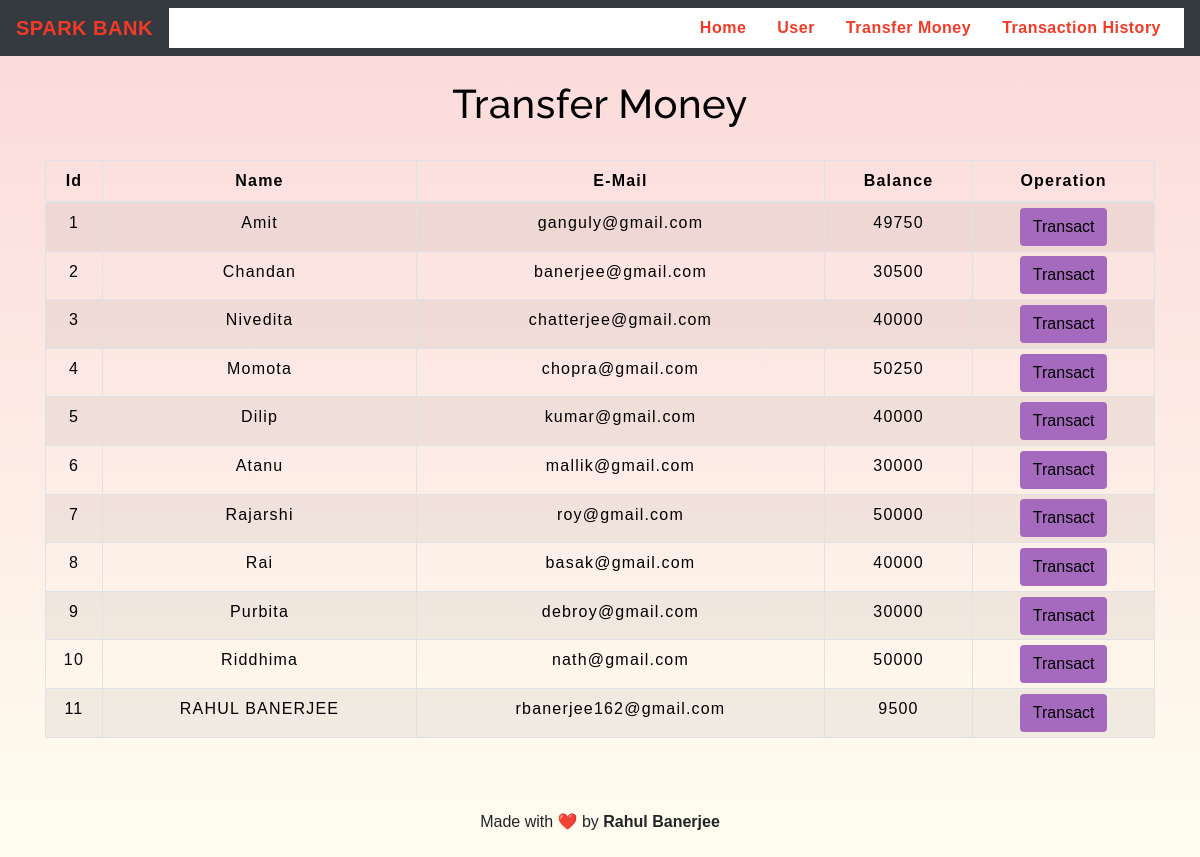
The app's page /transfermoney.php with its own data.
### tables this page shows
CREATE TABLE `users` (
  `id` int(3) NOT NULL,
  `name` text NOT NULL,
  `email` varchar(30) NOT NULL,
  `balance` int(8) NOT NULL
);

### transfermoney.php (the view, shortened to what this page needs)
<!DOCTYPE html>
<html lang="en">
<head>
    <link rel="stylesheet" href="https://maxcdn.bootstrapcdn.com/bootstrap/4.0.0/css/bootstrap.min.css">
    <link rel="stylesheet" type="text/css" href="css/table.css">
    <link rel="stylesheet" type="text/css" href="css/navbar.css">
</head>
<body style="background-image : linear-gradient(#fbd9d9,#fffdf0);">
<?php
    include 'config.php';
    $sql = "SELECT * FROM users";
    $result = mysqli_query($conn,$sql);
?>
<?php
  include 'navbar.php';
?>
<div class="container">
        <h2 class="text-center pt-4" style="color : black;">Transfer Money</h2>
        <br>
            <div class="row">
                <div class="col">
                    <div class="table-responsive-sm">
                    <table class="table table-hover table-sm table-striped table-condensed table-bordered" style="border-color:black;">
                        <thead style="color : black;">
                            <tr>
                            <th scope="col" class="text-center py-2">Id</th>
                            <th scope="col" class="text-center py-2">Name</th>
                            <th scope="col" class="text-center py-2">E-Mail</th>
                            <th scope="col" class="text-center py-2">Balance</th>
                            <th scope="col" class="text-center py-2">Operation</th>
                            </tr>
                        </thead>
                        <tbody>
                <?php
                    while($rows=mysqli_fetch_assoc($result)){
                ?>
                    <tr style="color : black;">
                        <td class="py-2"><?php echo $rows['id'] ?></td>
                        <td class="py-2"><?php echo $rows['name']?></td>
                        <td class="py-2"><?php echo $rows['email']?></td>
                        <td class="py-2"><?php echo $rows['balance']?></td>
                        <td><a href="selecteduserdetail.php?id= <?php echo $rows['id'] ;?>"> <button type="button" class="btn" style="background-color : #A569BD;">Transact</button></a></td>
                    </tr>
                <?php
                    }
                ?>
                        </tbody>
                    </table>
                    </div>
                </div>
            </div>
         </div>
         <footer class="text-center mt-5 py-2">
         <p>Made with ❤️ by <b>Rahul Banerjee</b></p>
        </footer>
</body>
</html>

### navbar.php (shortened to what this page needs)
<nav class="navbar navbar-expand-md navbar-dark bg-dark">
<a class="navbar-brand" href="index.php" style="color : #f33a26;"><b>SPARK BANK</b></a>
<div class="collapse navbar-collapse" id="collapsibleNavbar" style="background-color:white">
      <ul class="navbar-nav ml-auto">
        <li class="nav-item">
          <a class="nav-link" href="index.php" style="color : #f33a26;"><b>Home</b></a>
        </li>
        <li class="nav-item">
          <a class="nav-link" href="viewallcustomers.php" style="color : #f33a26;"><b>User</b></a>
        </li>
        <li class="nav-item">
          <a class="nav-link" href="transfermoney.php" style="color : #f33a26;"><b>Transfer Money</b></a>
        </li>
        <li class="nav-item">
          <a class="nav-link" href="transactionhistory.php" style="color : #f33a26;"><b>Transaction History</b></a>
        </li>
    </div>
 </nav>

### css/table.css (style rules this page uses)
* { padding: 0; margin: 0; box-sizing: border-box; font-family: sans-serif; }
h2 { font-size: 40px; }
table { letter-spacing: 1.2px; }
td { text-align: center; }
button { border:none; background: #d9d9d9; transition: 1s; }

### css/navbar.css (style rules this page uses)
.nav-link { margin-right: 15px; color:#0fe02b; letter-spacing: 0.5px; transition: 0.5s; }
.navbar-brand { color: #e7dbdb; letter-spacing: 0.5px; }
h2 { color: #4C4B4B; letter-spacing: 0.5px; font-family: raleway; }

### transfermoney.php (style rules this page uses)
button { transition: 1.5s; }

### records on screen
users: id "1", name "Amit", email "ganguly@gmail.com", balance "49750"
users: id "2", name "Chandan", email "banerjee@gmail.com", balance "30500"
users: id "3", name "Nivedita", email "chatterjee@gmail.com", balance "40000"
users: id "4", name "Momota", email "chopra@gmail.com", balance "50250"
users: id "5", name "Dilip", email "kumar@gmail.com", balance "40000"
users: id "6", name "Atanu", email "mallik@gmail.com", balance "30000"
users: id "7", name "Rajarshi", email "roy@gmail.com", balance "50000"
users: id "8", name "Rai", email "basak@gmail.com", balance "40000"
users: id "9", name "Purbita", email "debroy@gmail.com", balance "30000"
users: id "10", name "Riddhima", email "nath@gmail.com", balance "50000"
users: id "11", name "RAHUL BANERJEE", email "rbanerjee162@gmail.com", balance "9500"
